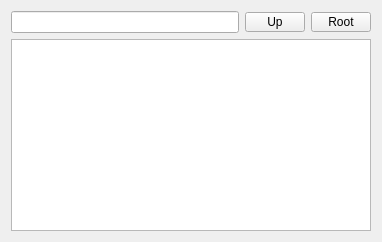
<?xml version="1.0" encoding="UTF-8"?>
<ui version="4.0">
 <class>C_UiFileExplorer</class>
 <widget class="QWidget" name="C_UiFileExplorer">
  <property name="geometry">
   <rect>
    <x>0</x>
    <y>0</y>
    <width>380</width>
    <height>242</height>
   </rect>
  </property>
  <property name="windowTitle">
   <string>Form</string>
  </property>
  <layout class="QVBoxLayout" name="verticalLayout_2">
   <item>
    <layout class="QVBoxLayout" name="verticalLayout">
     <item>
      <layout class="QHBoxLayout" name="horizontalLayout">
       <item>
        <widget class="QLineEdit" name="LineEdit">
         <property name="minimumSize">
          <size>
           <width>0</width>
           <height>0</height>
          </size>
         </property>
        </widget>
       </item>
       <item>
        <widget class="QPushButton" name="UpButton">
         <property name="minimumSize">
          <size>
           <width>60</width>
           <height>20</height>
          </size>
         </property>
         <property name="maximumSize">
          <size>
           <width>60</width>
           <height>20</height>
          </size>
         </property>
         <property name="text">
          <string>Up</string>
         </property>
        </widget>
       </item>
       <item>
        <widget class="QPushButton" name="RootButton">
         <property name="minimumSize">
          <size>
           <width>60</width>
           <height>20</height>
          </size>
         </property>
         <property name="maximumSize">
          <size>
           <width>60</width>
           <height>20</height>
          </size>
         </property>
         <property name="text">
          <string>Root</string>
         </property>
        </widget>
       </item>
      </layout>
     </item>
     <item>
      <widget class="QListView" name="ListView">
       <property name="minimumSize">
        <size>
         <width>360</width>
         <height>0</height>
        </size>
       </property>
       <property name="editTriggers">
        <set>QAbstractItemView::DoubleClicked</set>
       </property>
       <property name="alternatingRowColors">
        <bool>true</bool>
       </property>
      </widget>
     </item>
    </layout>
   </item>
  </layout>
 </widget>
 <resources/>
 <connections/>
</ui>
